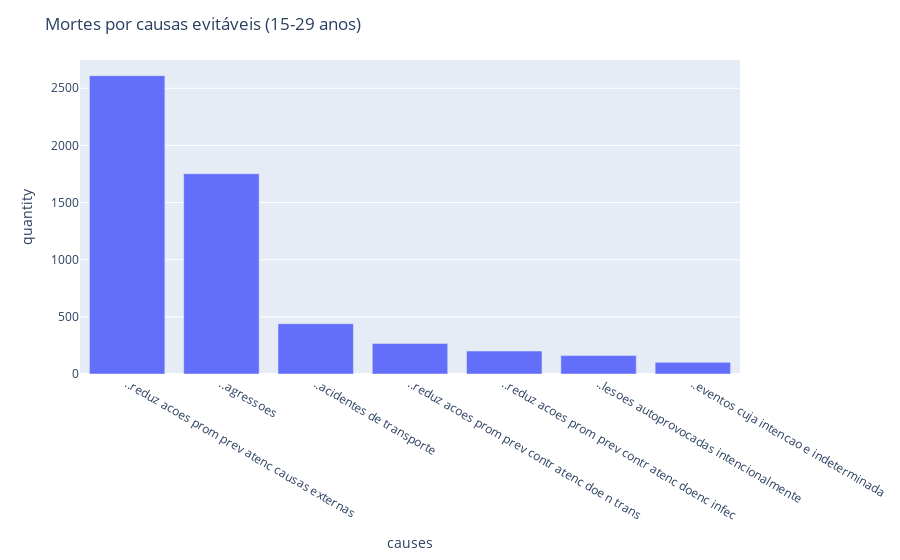

Write notebook code for a chart like this one.
### Code cell
plot_death_by_causes(df_young, "Mortes por causas evitáveis (15-29 anos)")

### Figure 1 — Plotly figure (JSON) as saved in the notebook; plotly's stock layout.template omitted (floating-point values rounded to 4 significant figures)
{"data": [{"alignmentgroup": "True", "hovertemplate": "causes=%{x}<br>quantity=%{y}<extra></extra>", "legendgroup": "", "marker": {"color": "#636efa", "pattern": {"shape": ""}}, "name": "", "offsetgroup": "", "orientation": "v", "showlegend": false, "textposition": "auto", "type": "bar", "x": ["..reduz acoes prom prev contr atenc doenc infec", "..reduz acoes prom prev contr atenc doe n trans", "..reduz acoes prom prev atenc causas externas", "..acidentes de transporte", "..lesoes autoprovocadas intencionalmente", "..agressoes", "..eventos cuja intencao e indeterminada"], "xaxis": "x", "y": [201, 267, 2610, 440, 161, 1752, 102], "yaxis": "y"}], "layout": {"barmode": "relative", "legend": {"tracegroupgap": 0}, "margin": {"t": 60}, "title": {"text": "Mortes por causas evitáveis (15-29 anos)"}, "xaxis": {"anchor": "y", "categoryorder": "total descending", "domain": [0, 1], "title": {"text": "causes"}}, "yaxis": {"anchor": "x", "domain": [0, 1], "title": {"text": "quantity"}}}}
